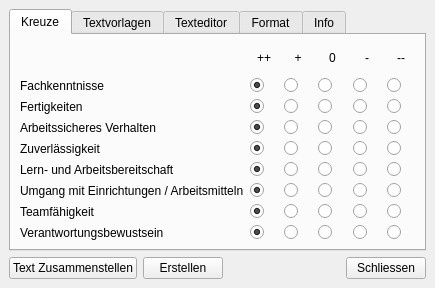
<ui version="4.0" >
 <class>GradingWindow</class>
 <widget class="QMainWindow" name="GradingWindow" >
  <property name="geometry" >
   <rect>
    <x>0</x>
    <y>0</y>
    <width>435</width>
    <height>288</height>
   </rect>
  </property>
  <property name="windowTitle" >
   <string>Beurteilung</string>
  </property>
  <widget class="QWidget" name="centralwidget" >
   <layout class="QVBoxLayout" name="verticalLayout" >
    <item>
     <widget class="QTabWidget" name="tab" >
      <property name="currentIndex" >
       <number>0</number>
      </property>
      <widget class="QWidget" name="tab1" >
       <attribute name="title" >
        <string>Kreuze</string>
       </attribute>
       <layout class="QGridLayout" name="gridLayout" >
        <item row="0" column="1" >
         <widget class="QLabel" name="label" >
          <property name="text" >
           <string>++</string>
          </property>
          <property name="alignment" >
           <set>Qt::AlignCenter</set>
          </property>
         </widget>
        </item>
        <item row="0" column="2" >
         <widget class="QLabel" name="label_2" >
          <property name="text" >
           <string>+</string>
          </property>
          <property name="alignment" >
           <set>Qt::AlignCenter</set>
          </property>
         </widget>
        </item>
        <item row="0" column="3" >
         <widget class="QLabel" name="label_3" >
          <property name="text" >
           <string>0</string>
          </property>
          <property name="alignment" >
           <set>Qt::AlignCenter</set>
          </property>
         </widget>
        </item>
        <item row="0" column="4" >
         <widget class="QLabel" name="label_4" >
          <property name="text" >
           <string>-</string>
          </property>
          <property name="alignment" >
           <set>Qt::AlignCenter</set>
          </property>
         </widget>
        </item>
        <item row="0" column="5" >
         <widget class="QLabel" name="label_5" >
          <property name="text" >
           <string>--</string>
          </property>
          <property name="alignment" >
           <set>Qt::AlignCenter</set>
          </property>
         </widget>
        </item>
        <item row="1" column="0" >
         <widget class="QLabel" name="label_6" >
          <property name="text" >
           <string>Fachkenntnisse</string>
          </property>
          <property name="buddy" >
           <cstring>check_a1</cstring>
          </property>
         </widget>
        </item>
        <item row="1" column="1" >
         <widget class="QRadioButton" name="check_a1" >
          <property name="text" >
           <string/>
          </property>
          <property name="checked" >
           <bool>true</bool>
          </property>
          <property name="autoExclusive" >
           <bool>false</bool>
          </property>
         </widget>
        </item>
        <item row="1" column="2" >
         <widget class="QRadioButton" name="check_a2" >
          <property name="text" >
           <string/>
          </property>
          <property name="autoExclusive" >
           <bool>false</bool>
          </property>
         </widget>
        </item>
        <item row="1" column="3" >
         <widget class="QRadioButton" name="check_a3" >
          <property name="text" >
           <string/>
          </property>
          <property name="autoExclusive" >
           <bool>false</bool>
          </property>
         </widget>
        </item>
        <item row="1" column="4" >
         <widget class="QRadioButton" name="check_a4" >
          <property name="text" >
           <string/>
          </property>
          <property name="autoExclusive" >
           <bool>false</bool>
          </property>
         </widget>
        </item>
        <item row="1" column="5" >
         <widget class="QRadioButton" name="check_a5" >
          <property name="text" >
           <string/>
          </property>
          <property name="autoExclusive" >
           <bool>false</bool>
          </property>
         </widget>
        </item>
        <item row="2" column="0" >
         <widget class="QLabel" name="label_7" >
          <property name="text" >
           <string>Fertigkeiten</string>
          </property>
          <property name="buddy" >
           <cstring>check_b1</cstring>
          </property>
         </widget>
        </item>
        <item row="2" column="1" >
         <widget class="QRadioButton" name="check_b1" >
          <property name="text" >
           <string/>
          </property>
          <property name="checked" >
           <bool>true</bool>
          </property>
          <property name="autoExclusive" >
           <bool>false</bool>
          </property>
         </widget>
        </item>
        <item row="2" column="2" >
         <widget class="QRadioButton" name="check_b2" >
          <property name="text" >
           <string/>
          </property>
          <property name="autoExclusive" >
           <bool>false</bool>
          </property>
         </widget>
        </item>
        <item row="2" column="3" >
         <widget class="QRadioButton" name="check_b3" >
          <property name="text" >
           <string/>
          </property>
          <property name="autoExclusive" >
           <bool>false</bool>
          </property>
         </widget>
        </item>
        <item row="2" column="4" >
         <widget class="QRadioButton" name="check_b4" >
          <property name="text" >
           <string/>
          </property>
          <property name="autoExclusive" >
           <bool>false</bool>
          </property>
         </widget>
        </item>
        <item row="2" column="5" >
         <widget class="QRadioButton" name="check_b5" >
          <property name="text" >
           <string/>
          </property>
          <property name="autoExclusive" >
           <bool>false</bool>
          </property>
         </widget>
        </item>
        <item row="3" column="0" >
         <widget class="QLabel" name="label_8" >
          <property name="text" >
           <string>Arbeitssicheres Verhalten</string>
          </property>
          <property name="buddy" >
           <cstring>check_c1</cstring>
          </property>
         </widget>
        </item>
        <item row="3" column="1" >
         <widget class="QRadioButton" name="check_c1" >
          <property name="text" >
           <string/>
          </property>
          <property name="checked" >
           <bool>true</bool>
          </property>
          <property name="autoExclusive" >
           <bool>false</bool>
          </property>
         </widget>
        </item>
        <item row="3" column="2" >
         <widget class="QRadioButton" name="check_c2" >
          <property name="text" >
           <string/>
          </property>
          <property name="autoExclusive" >
           <bool>false</bool>
          </property>
         </widget>
        </item>
        <item row="3" column="3" >
         <widget class="QRadioButton" name="check_c3" >
          <property name="text" >
           <string/>
          </property>
          <property name="autoExclusive" >
           <bool>false</bool>
          </property>
         </widget>
        </item>
        <item row="3" column="4" >
         <widget class="QRadioButton" name="check_c4" >
          <property name="text" >
           <string/>
          </property>
          <property name="autoExclusive" >
           <bool>false</bool>
          </property>
         </widget>
        </item>
        <item row="3" column="5" >
         <widget class="QRadioButton" name="check_c5" >
          <property name="text" >
           <string/>
          </property>
          <property name="autoExclusive" >
           <bool>false</bool>
          </property>
         </widget>
        </item>
        <item row="4" column="0" >
         <widget class="QLabel" name="label_9" >
          <property name="text" >
           <string>Zuverlässigkeit</string>
          </property>
          <property name="buddy" >
           <cstring>check_d1</cstring>
          </property>
         </widget>
        </item>
        <item row="4" column="1" >
         <widget class="QRadioButton" name="check_d1" >
          <property name="text" >
           <string/>
          </property>
          <property name="checked" >
           <bool>true</bool>
          </property>
          <property name="autoExclusive" >
           <bool>false</bool>
          </property>
         </widget>
        </item>
        <item row="4" column="2" >
         <widget class="QRadioButton" name="check_d2" >
          <property name="text" >
           <string/>
          </property>
          <property name="autoExclusive" >
           <bool>false</bool>
          </property>
         </widget>
        </item>
        <item row="4" column="3" >
         <widget class="QRadioButton" name="check_d3" >
          <property name="text" >
           <string/>
          </property>
          <property name="autoExclusive" >
           <bool>false</bool>
          </property>
         </widget>
        </item>
        <item row="4" column="4" >
         <widget class="QRadioButton" name="check_d4" >
          <property name="text" >
           <string/>
          </property>
          <property name="autoExclusive" >
           <bool>false</bool>
          </property>
         </widget>
        </item>
        <item row="4" column="5" >
         <widget class="QRadioButton" name="check_d5" >
          <property name="text" >
           <string/>
          </property>
          <property name="autoExclusive" >
           <bool>false</bool>
          </property>
         </widget>
        </item>
        <item row="5" column="0" >
         <widget class="QLabel" name="label_10" >
          <property name="text" >
           <string>Lern- und Arbeitsbereitschaft</string>
          </property>
          <property name="buddy" >
           <cstring>check_e1</cstring>
          </property>
         </widget>
        </item>
        <item row="5" column="1" >
         <widget class="QRadioButton" name="check_e1" >
          <property name="text" >
           <string/>
          </property>
          <property name="checked" >
           <bool>true</bool>
          </property>
          <property name="autoExclusive" >
           <bool>false</bool>
          </property>
         </widget>
        </item>
        <item row="5" column="2" >
         <widget class="QRadioButton" name="check_e2" >
          <property name="text" >
           <string/>
          </property>
          <property name="autoExclusive" >
           <bool>false</bool>
          </property>
         </widget>
        </item>
        <item row="5" column="3" >
         <widget class="QRadioButton" name="check_e3" >
          <property name="text" >
           <string/>
          </property>
          <property name="autoExclusive" >
           <bool>false</bool>
          </property>
         </widget>
        </item>
        <item row="5" column="4" >
         <widget class="QRadioButton" name="check_e4" >
          <property name="text" >
           <string/>
          </property>
          <property name="autoExclusive" >
           <bool>false</bool>
          </property>
         </widget>
        </item>
        <item row="5" column="5" >
         <widget class="QRadioButton" name="check_e5" >
          <property name="text" >
           <string/>
          </property>
          <property name="autoExclusive" >
           <bool>false</bool>
          </property>
         </widget>
        </item>
        <item row="6" column="0" >
         <widget class="QLabel" name="label_11" >
          <property name="text" >
           <string>Umgang mit Einrichtungen / Arbeitsmitteln</string>
          </property>
          <property name="buddy" >
           <cstring>check_f1</cstring>
          </property>
         </widget>
        </item>
        <item row="6" column="1" >
         <widget class="QRadioButton" name="check_f1" >
          <property name="text" >
           <string/>
          </property>
          <property name="checked" >
           <bool>true</bool>
          </property>
          <property name="autoExclusive" >
           <bool>false</bool>
          </property>
         </widget>
        </item>
        <item row="6" column="2" >
         <widget class="QRadioButton" name="check_f2" >
          <property name="text" >
           <string/>
          </property>
          <property name="autoExclusive" >
           <bool>false</bool>
          </property>
         </widget>
        </item>
        <item row="6" column="3" >
         <widget class="QRadioButton" name="check_f3" >
          <property name="text" >
           <string/>
          </property>
          <property name="autoExclusive" >
           <bool>false</bool>
          </property>
         </widget>
        </item>
        <item row="6" column="4" >
         <widget class="QRadioButton" name="check_f4" >
          <property name="text" >
           <string/>
          </property>
          <property name="autoExclusive" >
           <bool>false</bool>
          </property>
         </widget>
        </item>
        <item row="6" column="5" >
         <widget class="QRadioButton" name="check_f5" >
          <property name="text" >
           <string/>
          </property>
          <property name="autoExclusive" >
           <bool>false</bool>
          </property>
         </widget>
        </item>
        <item row="7" column="0" >
         <widget class="QLabel" name="label_12" >
          <property name="text" >
           <string>Teamfähigkeit</string>
          </property>
          <property name="buddy" >
           <cstring>check_g1</cstring>
          </property>
         </widget>
        </item>
        <item row="7" column="1" >
         <widget class="QRadioButton" name="check_g1" >
          <property name="text" >
           <string/>
          </property>
          <property name="checked" >
           <bool>true</bool>
          </property>
          <property name="autoExclusive" >
           <bool>false</bool>
          </property>
         </widget>
        </item>
        <item row="7" column="2" >
         <widget class="QRadioButton" name="check_g2" >
          <property name="text" >
           <string/>
          </property>
          <property name="autoExclusive" >
           <bool>false</bool>
          </property>
         </widget>
        </item>
        <item row="7" column="3" >
         <widget class="QRadioButton" name="check_g3" >
          <property name="text" >
           <string/>
          </property>
          <property name="autoExclusive" >
           <bool>false</bool>
          </property>
         </widget>
        </item>
        <item row="7" column="4" >
         <widget class="QRadioButton" name="check_g4" >
          <property name="text" >
           <string/>
          </property>
          <property name="autoExclusive" >
           <bool>false</bool>
          </property>
         </widget>
        </item>
        <item row="7" column="5" >
         <widget class="QRadioButton" name="check_g5" >
          <property name="text" >
           <string/>
          </property>
          <property name="autoExclusive" >
           <bool>false</bool>
          </property>
         </widget>
        </item>
        <item row="8" column="0" >
         <widget class="QLabel" name="label_13" >
          <property name="text" >
           <string>Verantwortungsbewustsein</string>
          </property>
          <property name="buddy" >
           <cstring>check_h1</cstring>
          </property>
         </widget>
        </item>
        <item row="8" column="1" >
         <widget class="QRadioButton" name="check_h1" >
          <property name="text" >
           <string/>
          </property>
          <property name="checked" >
           <bool>true</bool>
          </property>
          <property name="autoExclusive" >
           <bool>false</bool>
          </property>
         </widget>
        </item>
        <item row="8" column="2" >
         <widget class="QRadioButton" name="check_h2" >
          <property name="text" >
           <string/>
          </property>
          <property name="autoExclusive" >
           <bool>false</bool>
          </property>
         </widget>
        </item>
        <item row="8" column="3" >
         <widget class="QRadioButton" name="check_h3" >
          <property name="text" >
           <string/>
          </property>
          <property name="autoExclusive" >
           <bool>false</bool>
          </property>
         </widget>
        </item>
        <item row="8" column="4" >
         <widget class="QRadioButton" name="check_h4" >
          <property name="text" >
           <string/>
          </property>
          <property name="autoExclusive" >
           <bool>false</bool>
          </property>
         </widget>
        </item>
        <item row="8" column="5" >
         <widget class="QRadioButton" name="check_h5" >
          <property name="text" >
           <string/>
          </property>
          <property name="autoExclusive" >
           <bool>false</bool>
          </property>
         </widget>
        </item>
       </layout>
      </widget>
      <widget class="QWidget" name="tab2" >
       <attribute name="title" >
        <string>Textvorlagen</string>
       </attribute>
       <layout class="QGridLayout" name="gridLayout_2" >
        <item row="0" column="0" >
         <widget class="QLabel" name="label_14" >
          <property name="text" >
           <string>Fertigkeiten</string>
          </property>
          <property name="buddy" >
           <cstring>combo_a</cstring>
          </property>
         </widget>
        </item>
        <item row="0" column="1" >
         <widget class="QComboBox" name="combo_a" >
          <item>
           <property name="text" >
            <string>Ohne</string>
           </property>
          </item>
          <item>
           <property name="text" >
            <string>++</string>
           </property>
          </item>
          <item>
           <property name="text" >
            <string>+</string>
           </property>
          </item>
          <item>
           <property name="text" >
            <string>0</string>
           </property>
          </item>
          <item>
           <property name="text" >
            <string>-</string>
           </property>
          </item>
          <item>
           <property name="text" >
            <string>--</string>
           </property>
          </item>
         </widget>
        </item>
        <item row="0" column="2" >
         <widget class="QLabel" name="label_21" >
          <property name="text" >
           <string>Sorgfalt</string>
          </property>
          <property name="buddy" >
           <cstring>combo_f</cstring>
          </property>
         </widget>
        </item>
        <item row="0" column="3" >
         <widget class="QComboBox" name="combo_f" >
          <item>
           <property name="text" >
            <string>Ohne</string>
           </property>
          </item>
          <item>
           <property name="text" >
            <string>++</string>
           </property>
          </item>
          <item>
           <property name="text" >
            <string>+</string>
           </property>
          </item>
          <item>
           <property name="text" >
            <string>0</string>
           </property>
          </item>
          <item>
           <property name="text" >
            <string>-</string>
           </property>
          </item>
          <item>
           <property name="text" >
            <string>--</string>
           </property>
          </item>
         </widget>
        </item>
        <item row="1" column="1" >
         <widget class="QComboBox" name="combo_b" >
          <item>
           <property name="text" >
            <string>Ohne</string>
           </property>
          </item>
          <item>
           <property name="text" >
            <string>++</string>
           </property>
          </item>
          <item>
           <property name="text" >
            <string>+</string>
           </property>
          </item>
          <item>
           <property name="text" >
            <string>0</string>
           </property>
          </item>
          <item>
           <property name="text" >
            <string>-</string>
           </property>
          </item>
          <item>
           <property name="text" >
            <string>--</string>
           </property>
          </item>
         </widget>
        </item>
        <item row="1" column="2" >
         <widget class="QLabel" name="label_17" >
          <property name="text" >
           <string>Lerntempo</string>
          </property>
          <property name="buddy" >
           <cstring>combo_g</cstring>
          </property>
         </widget>
        </item>
        <item row="1" column="3" >
         <widget class="QComboBox" name="combo_g" >
          <item>
           <property name="text" >
            <string>Ohne</string>
           </property>
          </item>
          <item>
           <property name="text" >
            <string>++</string>
           </property>
          </item>
          <item>
           <property name="text" >
            <string>+</string>
           </property>
          </item>
          <item>
           <property name="text" >
            <string>0</string>
           </property>
          </item>
          <item>
           <property name="text" >
            <string>-</string>
           </property>
          </item>
          <item>
           <property name="text" >
            <string>--</string>
           </property>
          </item>
         </widget>
        </item>
        <item row="2" column="0" >
         <widget class="QLabel" name="label_15" >
          <property name="text" >
           <string>Zusammenarbeit</string>
          </property>
          <property name="buddy" >
           <cstring>combo_c</cstring>
          </property>
         </widget>
        </item>
        <item row="2" column="1" >
         <widget class="QComboBox" name="combo_c" >
          <item>
           <property name="text" >
            <string>Ohne</string>
           </property>
          </item>
          <item>
           <property name="text" >
            <string>++</string>
           </property>
          </item>
          <item>
           <property name="text" >
            <string>+</string>
           </property>
          </item>
          <item>
           <property name="text" >
            <string>0</string>
           </property>
          </item>
          <item>
           <property name="text" >
            <string>-</string>
           </property>
          </item>
          <item>
           <property name="text" >
            <string>--</string>
           </property>
          </item>
         </widget>
        </item>
        <item row="2" column="2" >
         <widget class="QLabel" name="label_20" >
          <property name="text" >
           <string>Interresse</string>
          </property>
          <property name="buddy" >
           <cstring>combo_h</cstring>
          </property>
         </widget>
        </item>
        <item row="2" column="3" >
         <widget class="QComboBox" name="combo_h" >
          <item>
           <property name="text" >
            <string>Ohne</string>
           </property>
          </item>
          <item>
           <property name="text" >
            <string>++</string>
           </property>
          </item>
          <item>
           <property name="text" >
            <string>+</string>
           </property>
          </item>
          <item>
           <property name="text" >
            <string>0</string>
           </property>
          </item>
          <item>
           <property name="text" >
            <string>-</string>
           </property>
          </item>
          <item>
           <property name="text" >
            <string>--</string>
           </property>
          </item>
         </widget>
        </item>
        <item row="3" column="0" >
         <widget class="QLabel" name="label_19" >
          <property name="text" >
           <string>Auffassungsgabe</string>
          </property>
          <property name="buddy" >
           <cstring>combo_d</cstring>
          </property>
         </widget>
        </item>
        <item row="3" column="1" >
         <widget class="QComboBox" name="combo_d" >
          <item>
           <property name="text" >
            <string>Ohne</string>
           </property>
          </item>
          <item>
           <property name="text" >
            <string>++</string>
           </property>
          </item>
          <item>
           <property name="text" >
            <string>+</string>
           </property>
          </item>
          <item>
           <property name="text" >
            <string>0</string>
           </property>
          </item>
          <item>
           <property name="text" >
            <string>-</string>
           </property>
          </item>
          <item>
           <property name="text" >
            <string>--</string>
           </property>
          </item>
         </widget>
        </item>
        <item row="3" column="2" >
         <widget class="QLabel" name="label_18" >
          <property name="text" >
           <string>Zuverlässigkeit</string>
          </property>
          <property name="buddy" >
           <cstring>combo_i</cstring>
          </property>
         </widget>
        </item>
        <item row="3" column="3" >
         <widget class="QComboBox" name="combo_i" >
          <item>
           <property name="text" >
            <string>Ohne</string>
           </property>
          </item>
          <item>
           <property name="text" >
            <string>++</string>
           </property>
          </item>
          <item>
           <property name="text" >
            <string>+</string>
           </property>
          </item>
          <item>
           <property name="text" >
            <string>0</string>
           </property>
          </item>
          <item>
           <property name="text" >
            <string>-</string>
           </property>
          </item>
          <item>
           <property name="text" >
            <string>--</string>
           </property>
          </item>
         </widget>
        </item>
        <item row="4" column="0" >
         <widget class="QLabel" name="label_16" >
          <property name="text" >
           <string>Transfervermögen</string>
          </property>
          <property name="buddy" >
           <cstring>combo_e</cstring>
          </property>
         </widget>
        </item>
        <item row="4" column="1" >
         <widget class="QComboBox" name="combo_e" >
          <item>
           <property name="text" >
            <string>Ohne</string>
           </property>
          </item>
          <item>
           <property name="text" >
            <string>++</string>
           </property>
          </item>
          <item>
           <property name="text" >
            <string>+</string>
           </property>
          </item>
          <item>
           <property name="text" >
            <string>0</string>
           </property>
          </item>
          <item>
           <property name="text" >
            <string>-</string>
           </property>
          </item>
          <item>
           <property name="text" >
            <string>--</string>
           </property>
          </item>
         </widget>
        </item>
        <item row="4" column="2" >
         <widget class="QLabel" name="label_23" >
          <property name="text" >
           <string>Ausdauer</string>
          </property>
          <property name="buddy" >
           <cstring>combo_j</cstring>
          </property>
         </widget>
        </item>
        <item row="4" column="3" >
         <widget class="QComboBox" name="combo_j" >
          <item>
           <property name="text" >
            <string>Ohne</string>
           </property>
          </item>
          <item>
           <property name="text" >
            <string>++</string>
           </property>
          </item>
          <item>
           <property name="text" >
            <string>+</string>
           </property>
          </item>
          <item>
           <property name="text" >
            <string>0</string>
           </property>
          </item>
          <item>
           <property name="text" >
            <string>-</string>
           </property>
          </item>
          <item>
           <property name="text" >
            <string>--</string>
           </property>
          </item>
         </widget>
        </item>
        <item row="1" column="0" >
         <widget class="QLabel" name="label_22" >
          <property name="text" >
           <string>Kentnisse</string>
          </property>
          <property name="buddy" >
           <cstring>combo_b</cstring>
          </property>
         </widget>
        </item>
       </layout>
      </widget>
      <widget class="QWidget" name="tab3" >
       <attribute name="title" >
        <string>Texteditor</string>
       </attribute>
       <layout class="QVBoxLayout" name="verticalLayout_2" >
        <item>
         <widget class="QLabel" name="label_26" >
          <property name="text" >
           <string>Beurteilungstext</string>
          </property>
          <property name="buddy" >
           <cstring>edit</cstring>
          </property>
         </widget>
        </item>
        <item>
         <widget class="QPlainTextEdit" name="edit" >
          <property name="tabChangesFocus" >
           <bool>true</bool>
          </property>
         </widget>
        </item>
       </layout>
      </widget>
      <widget class="QWidget" name="tab4" >
       <attribute name="title" >
        <string>Format</string>
       </attribute>
       <layout class="QVBoxLayout" name="verticalLayout_4" >
        <item>
         <layout class="QGridLayout" name="gridLayout_3" >
          <item row="0" column="0" >
           <widget class="QLabel" name="label_24" >
            <property name="text" >
             <string>Abstand oben</string>
            </property>
            <property name="buddy" >
             <cstring>offset_top</cstring>
            </property>
           </widget>
          </item>
          <item row="0" column="1" >
           <widget class="QSpinBox" name="offset_top" >
            <property name="minimum" >
             <number>-10</number>
            </property>
            <property name="maximum" >
             <number>10</number>
            </property>
           </widget>
          </item>
          <item row="1" column="0" >
           <widget class="QLabel" name="label_25" >
            <property name="text" >
             <string>Abstand links</string>
            </property>
            <property name="buddy" >
             <cstring>offset_left</cstring>
            </property>
           </widget>
          </item>
          <item row="1" column="1" >
           <widget class="QSpinBox" name="offset_left" >
            <property name="minimum" >
             <number>-10</number>
            </property>
            <property name="maximum" >
             <number>10</number>
            </property>
           </widget>
          </item>
         </layout>
        </item>
        <item>
         <spacer name="verticalSpacer" >
          <property name="orientation" >
           <enum>Qt::Vertical</enum>
          </property>
          <property name="sizeHint" stdset="0" >
           <size>
            <width>20</width>
            <height>127</height>
           </size>
          </property>
         </spacer>
        </item>
       </layout>
      </widget>
      <widget class="QWidget" name="tab5" >
       <attribute name="title" >
        <string>Info</string>
       </attribute>
       <layout class="QVBoxLayout" name="verticalLayout_3" >
        <item>
         <widget class="QTextBrowser" name="browser" >
          <property name="openExternalLinks" >
           <bool>true</bool>
          </property>
         </widget>
        </item>
       </layout>
      </widget>
     </widget>
    </item>
    <item>
     <layout class="QHBoxLayout" name="horizontalLayout" >
      <item>
       <widget class="QPushButton" name="stack" >
        <property name="text" >
         <string>Text Zusammenstellen</string>
        </property>
       </widget>
      </item>
      <item>
       <widget class="QPushButton" name="build" >
        <property name="text" >
         <string>Erstellen</string>
        </property>
       </widget>
      </item>
      <item>
       <spacer name="horizontalSpacer" >
        <property name="orientation" >
         <enum>Qt::Horizontal</enum>
        </property>
        <property name="sizeHint" stdset="0" >
         <size>
          <width>40</width>
          <height>20</height>
         </size>
        </property>
       </spacer>
      </item>
      <item>
       <widget class="QPushButton" name="close" >
        <property name="text" >
         <string>Schliessen</string>
        </property>
       </widget>
      </item>
     </layout>
    </item>
   </layout>
  </widget>
 </widget>
 <tabstops>
  <tabstop>tab</tabstop>
  <tabstop>check_a1</tabstop>
  <tabstop>check_a2</tabstop>
  <tabstop>check_a3</tabstop>
  <tabstop>check_a4</tabstop>
  <tabstop>check_a5</tabstop>
  <tabstop>check_b1</tabstop>
  <tabstop>check_b2</tabstop>
  <tabstop>check_b3</tabstop>
  <tabstop>check_b4</tabstop>
  <tabstop>check_b5</tabstop>
  <tabstop>check_c1</tabstop>
  <tabstop>check_c2</tabstop>
  <tabstop>check_c3</tabstop>
  <tabstop>check_c4</tabstop>
  <tabstop>check_c5</tabstop>
  <tabstop>check_d1</tabstop>
  <tabstop>check_d2</tabstop>
  <tabstop>check_d3</tabstop>
  <tabstop>check_d4</tabstop>
  <tabstop>check_d5</tabstop>
  <tabstop>check_e1</tabstop>
  <tabstop>check_e2</tabstop>
  <tabstop>check_e3</tabstop>
  <tabstop>check_e4</tabstop>
  <tabstop>check_e5</tabstop>
  <tabstop>check_f1</tabstop>
  <tabstop>check_f2</tabstop>
  <tabstop>check_f3</tabstop>
  <tabstop>check_f4</tabstop>
  <tabstop>check_f5</tabstop>
  <tabstop>check_g1</tabstop>
  <tabstop>check_g2</tabstop>
  <tabstop>check_g3</tabstop>
  <tabstop>check_g4</tabstop>
  <tabstop>check_g5</tabstop>
  <tabstop>check_h1</tabstop>
  <tabstop>check_h2</tabstop>
  <tabstop>check_h3</tabstop>
  <tabstop>check_h4</tabstop>
  <tabstop>check_h5</tabstop>
  <tabstop>combo_a</tabstop>
  <tabstop>combo_b</tabstop>
  <tabstop>combo_c</tabstop>
  <tabstop>combo_d</tabstop>
  <tabstop>combo_e</tabstop>
  <tabstop>combo_f</tabstop>
  <tabstop>combo_g</tabstop>
  <tabstop>combo_h</tabstop>
  <tabstop>combo_i</tabstop>
  <tabstop>combo_j</tabstop>
  <tabstop>edit</tabstop>
  <tabstop>stack</tabstop>
  <tabstop>build</tabstop>
  <tabstop>close</tabstop>
 </tabstops>
 <resources/>
 <connections>
  <connection>
   <sender>close</sender>
   <signal>clicked()</signal>
   <receiver>GradingWindow</receiver>
   <slot>close()</slot>
   <hints>
    <hint type="sourcelabel" >
     <x>373</x>
     <y>255</y>
    </hint>
    <hint type="destinationlabel" >
     <x>296</x>
     <y>287</y>
    </hint>
   </hints>
  </connection>
 </connections>
</ui>
